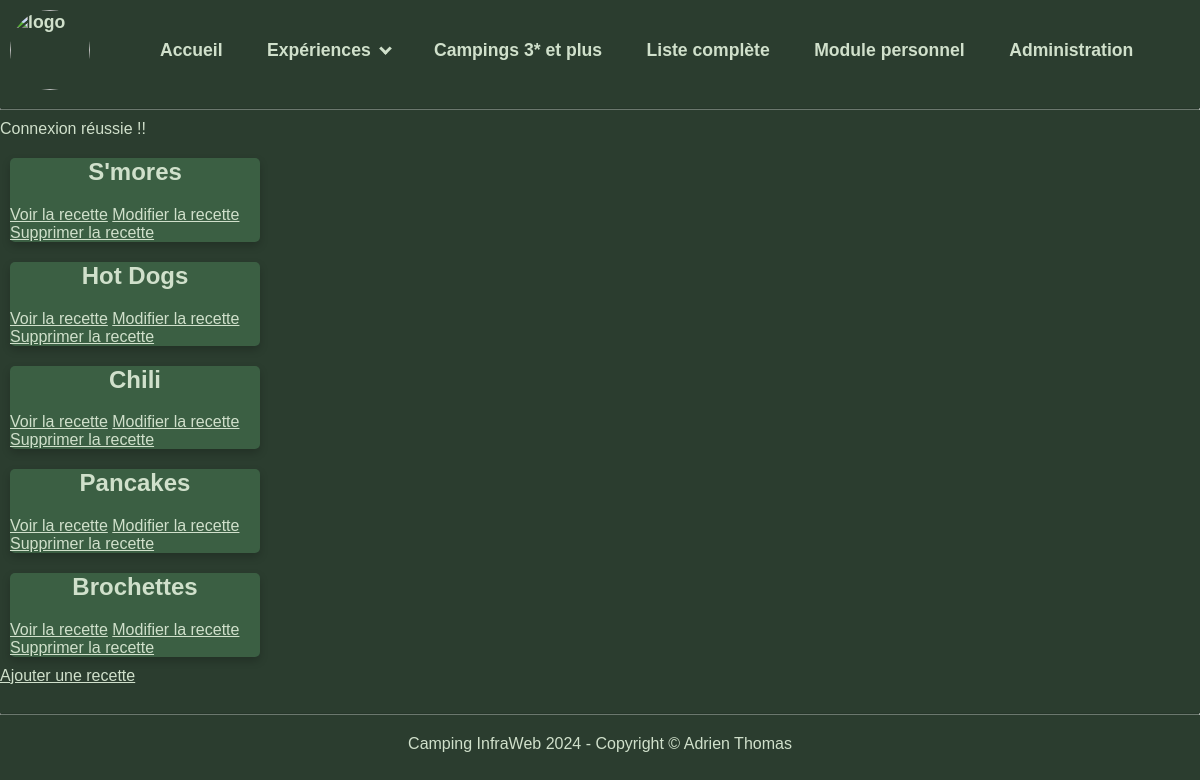
/administration_module_personnel.php, run on the app's committed database.
### tables this page shows
CREATE TABLE `recettes` (
  `id` int NOT NULL,
  `nom` varchar(25) NOT NULL,
  `description` text NOT NULL,
  `temps_preparation` int NOT NULL,
  `niveau_difficulte` varchar(25) NOT NULL
);

### administration_module_personnel.php (the view, shortened to what this page needs)
<?php
include_once(__DIR__ . '/include/header.php');
$requete = $mysqli->prepare("SELECT * FROM recettes");
$requete->execute();
$resultat = $requete->get_result();
?>
<main>
    <?php if ($resultat->num_rows > 0) : ?>
        <?php while ($row = $resultat->fetch_assoc()) : ?>
            <div class="">
                <div class='card'>
                    <h2><?= ($row["nom"]) ?></h2>
                    <a href="recette.php?id=<?= ($row["id"]) ?>">Voir la recette</a>
                    <a href="recette-modifier.php?id=<?= ($row["id"]) ?>">Modifier la recette</a>
                    <a href="recette-supprimer.php?id=<?= ($row["id"]) ?>">Supprimer la recette</a>
                </div>
            </div>
        <?php endwhile; ?>
    <?php else : ?>
        <p>Aucune recette trouvée</p>
    <?php endif; ?>
    <a href="recette-ajouter.php">Ajouter une recette</a>
</main>
<?php include_once(__DIR__ . '/include/footer.php'); ?>

### css/styles.css (style rules this page uses)
html { margin:0; padding:0 }
body { margin: 100px 0 0 0; padding: 20px 0; font-family: Arial, sans-serif; }
main { margin:auto; max-width:1200px; }
main h1, main h2, main>p, footer { text-align:center; }
.card { width:250px; border-radius: 5px; box-shadow: 0 4px 8px 0 rgba(0, 0, 0, 0.2); transition: 0.3s; margin:10px; }
.dark-mode, .dark-mode header { background-color: #2b3d2f; color: #d0e0cb; }
.dark-mode a { color: #d0e0cb; }
.dark-mode .card { background-color: #3b5f43; }

### data on the page
recettes: nom "S'mores"
recettes: nom "Hot Dogs"
recettes: nom "Chili"
recettes: nom "Pancakes"
recettes: nom "Brochettes"
